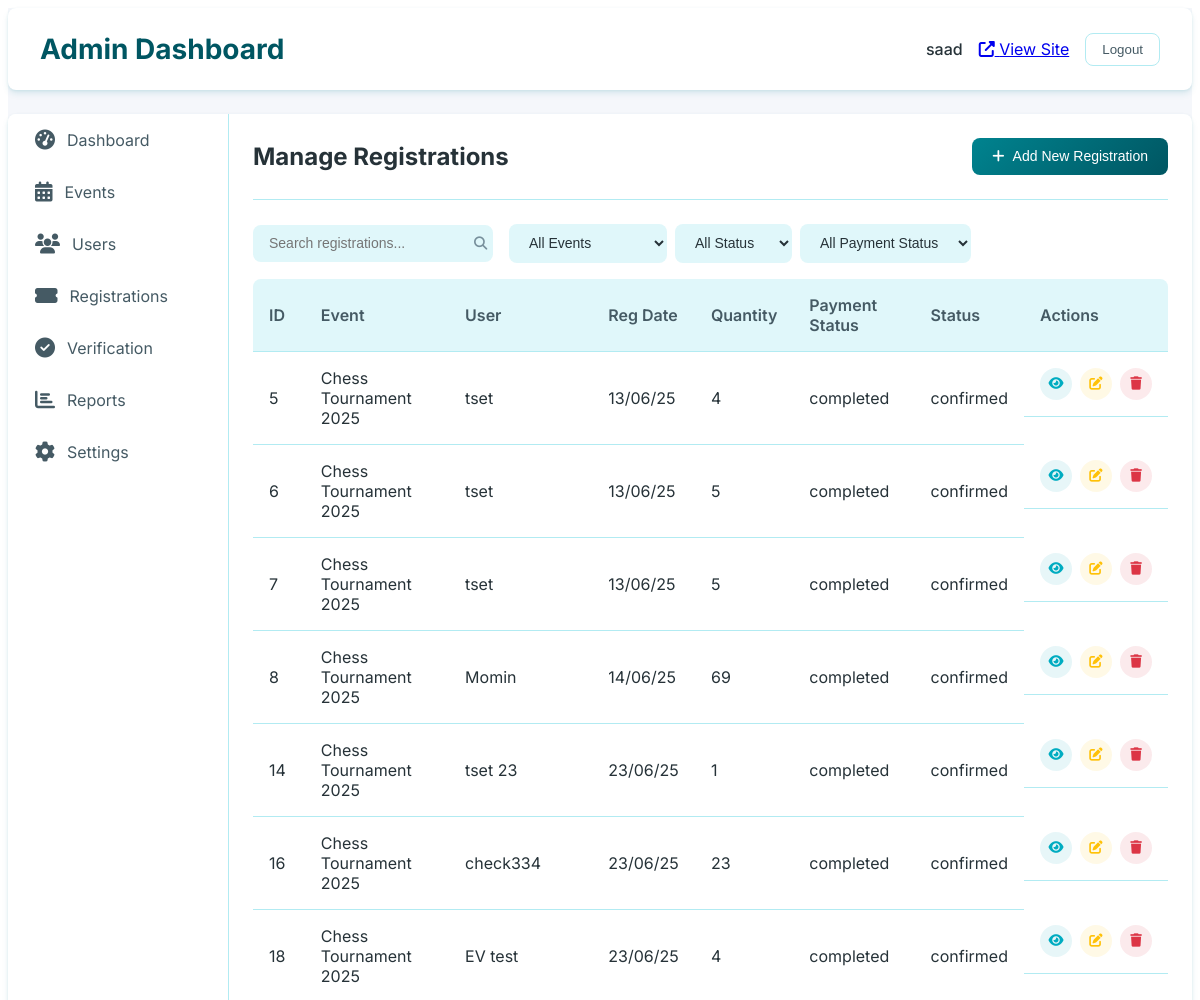
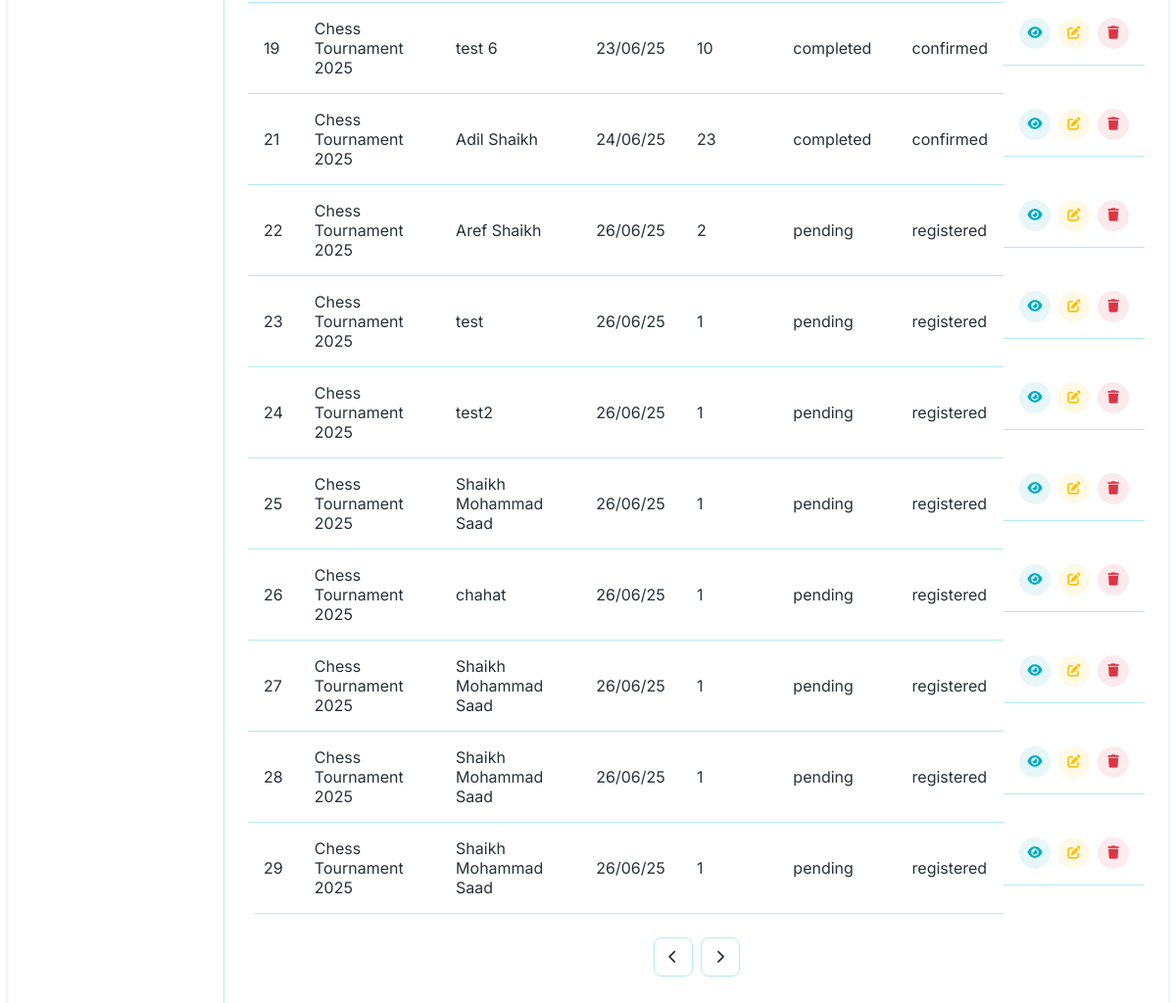
Screenshot of /superadmin/dashboard/registrations/ (signed in) with the database file from the repository (2 pictures, top to bottom).
### app/models.py (models this page shows, shortened)
class Participant(models.Model):
    STATUS_CHOICES = [
        ('registered', 'Registered'),
        ('confirmed', 'Confirmed'),
        ('checked_in', 'Checked In'),
        ('eliminated', 'Eliminated'),
        ('winner', 'Winner'),
        ('disqualified', 'Disqualified'),
        ('rejected', 'Rejected')
    ]
    tournament = models.ForeignKey(Tournament, on_delete=models.CASCADE, related_name='tournament')
    registration_id = models.UUIDField(default=uuid.uuid4, editable=False, unique=True)
    full_name = models.CharField(max_length=200)
    email = models.EmailField(blank=True, null=True, unique=False, help_text="Email address for updates and notifications")
    phone = models.CharField(max_length=20)
    wp = models.CharField(max_length=10, blank=True, help_text="WhatsApp number for updates")
    age = models.IntegerField()
    gender = models.CharField(max_length=10, choices=[('male', 'Male'), ('female', 'Female'), ('other', 'Other')])
    registration_date = models.DateTimeField(auto_now_add=True)
    status = models.CharField(max_length=20, choices=STATUS_CHOICES, default='registered')
    check_in_time = models.DateTimeField(null=True, blank=True)
    special_requirements = models.TextField(blank=True)
    notes = models.TextField(blank=True)
    transaction = models.OneToOneField(Transaction, on_delete=models.CASCADE, related_name='transaction')
    optinWhatsapp = models.BooleanField(default=True)
    class Meta:
        unique_together = ['tournament', 'email']

class Tournament(models.Model):
    STATUS_CHOICES = [
        ('draft', 'Draft'),
        ('published', 'Published'),
        ('ongoing', 'Ongoing'),
        ('completed', 'Completed'),
        ('cancelled', 'Cancelled'),
    ]
    title = models.CharField(max_length=200)
    slug = models.SlugField(unique=True, blank=True)
    description = models.TextField()
    category = models.ForeignKey(Category, on_delete=models.CASCADE, related_name='tournaments')
    organizer = models.ForeignKey(User, on_delete=models.CASCADE, related_name='organized_tournaments', default=None, null=True)
    start_date = models.DateField()
    end_date = models.DateField()
    tournament_time = models.TimeField(default=timezone.datetime.strptime('10:00', '%H:%M').time())
    registration_deadline = models.DateTimeField()
    venue = models.CharField(max_length=200)
    address = models.TextField(blank=True, null=True)
    city = models.CharField(max_length=100)
    state = models.CharField(max_length=100)
    country = models.CharField(max_length=100)
    postal_code = models.CharField(max_length=20, null=True, blank=True)
    max_participants = models.PositiveIntegerField()
    min_participants = models.PositiveIntegerField(default=2)
    entry_fee = models.DecimalField(max_digits=10, decimal_places=2)
    prize_pool = models.DecimalField(max_digits=10, decimal_places=2)
    tournament_format = models.CharField(max_length=100)  # e.g., "Single Elimination", "Double Elimination", "Round Robin"
    rules = models.TextField()
    banner_image = models.ImageField(upload_to='tournament_banners/')
    additional_images = models.ManyToManyField(TournamentImage, blank=True, related_name='additional_tournaments')
    status = models.CharField(max_length=20, choices=STATUS_CHOICES, default='draft')
    is_featured = models.BooleanField(default=False)
    created_at = models.DateTimeField(auto_now_add=True)
    updated_at = models.DateTimeField(auto_now=True)
    contact_email = models.EmailField()
    contact_phone = models.CharField(max_length=20)
    whatsapp_number = models.CharField(max_length=20, blank=True)
    facebook_event = models.URLField(blank=True)
    instagram_post = models.URLField(blank=True)
    upi_id = models.ForeignKey(
        UPIS,
        max_length=100,
        blank=True,
        help_text="UPI ID for payment collection",
        on_delete=models.SET_NULL,
        null=True,
        related_name='tournaments'
    )
    class Meta:
        ordering = ['-start_date']

class Transaction(models.Model):
    PAYMENT_STATUS = [
        ('pending', 'Pending'),
        ('completed', 'Completed'),
        ('failed', 'Failed'),
        ('refunded', 'Refunded'),
    ]
    amount = models.DecimalField(max_digits=10, decimal_places=2)
    payment_status = models.CharField(
        max_length=20,
        choices=PAYMENT_STATUS,
        default='pending'
    )
    payment_date = models.DateTimeField(null=True, blank=True)
    payment_reference = models.CharField(
        max_length=100,
        blank=True,
        help_text="Transaction ID or UPI reference number"
    )
    payment_screenshot = models.ImageField(
        upload_to='payment_proofs/',
        blank=True,
        help_text="Screenshot of payment confirmation"
    )
    ticket_count = models.PositiveIntegerField(default=1)
    ticket_numbers = models.CharField(
        max_length=200,
        blank=True,
        help_text="Comma-separated ticket numbers"
    )
    created_at = models.DateTimeField(auto_now_add=True)
    updated_at = models.DateTimeField(auto_now=True)
    notes = models.TextField(blank=True)
    class Meta:
        ordering = ['-created_at']
        indexes = [
            models.Index(fields=['payment_status']),
        ]

### app/View/admin/admin_registration.py (the view)
# urls.py: path('superadmin/dashboard/registrations/', admin_registration, name='admin_registrations'),
@login_required
def admin_registration(request):
    events = Tournament.objects.all()
    context = {
        'active_tab': 'registration',
        'events': events,
        'registrations': Participant.objects.all().select_related('tournament'),
    }
    return render(request, 'admin/registrations.html', context)

### templates/admin/registrations.html (shortened to what this page needs)
{% extends 'admin/base_admin.html' %}
{% load static %}
{% block content %}
<div class="admin-tab active">
    <div class="tab-header">
        <h2>Manage Registrations</h2>
        <button class="primary-btn" data-modal-target="add-registration-modal">
            <i class="fas fa-plus"></i> Add New Registration
        </button>
    </div>
    <div class="dashboard-actions">
        <div class="search-box">
            <input type="text" placeholder="Search registrations...">
            <button type="button"><i class="fas fa-search"></i></button>
        </div>
        <div class="filter-options">
            <select data-filter-type="event">
                <option value="">All Events</option>
            </select>
            <select data-filter-type="status">
                <option value="">All Status</option>
            </select>
            <select data-filter-type="payment">
                <option value="">All Payment Status</option>
            </select>
        </div>
    </div>
    <div class="data-table-container">
        <table class="admin-table">
            <thead>
                <tr>
                    <th>ID</th>
                    <th>Event</th>
                    <th>User</th>
                    <th>Reg Date</th>
                    <th>Quantity</th>
                    <th>Payment Status</th>
                    <th>Status</th>
                    <th>Actions</th>
                </tr>
            </thead>
            <tbody>
                {% for registration in registrations %}
                <tr class="registration-row"
                    data-id="{{ registration.id }}"
                    data-event="{{ registration.tournament.title }}"
                    data-full_name="{{ registration.full_name }}"
                    data-email="{{ registration.email }}"
                    data-phone="{{ registration.phone }}"
                    data-wp="{{ registration.wp }}"
                    data-age="{{ registration.age }}"
                    data-gender="{{ registration.gender }}"
                    data-date="{{ registration.registration_date|date:'Y-m-d' }}"
                    data-status="{{ registration.status }}"
                    data-ticket_count="{{ registration.transaction.ticket_count }}"
                    data-payment_status="{{ registration.transaction.payment_status }}"
                    data-payment_reference="{{ registration.transaction.payment_reference }}"
                    data-notes="{{ registration.notes|default:'' }}"
                    data-special_requirements="{{ registration.special_requirements|default:'' }}"
                    {% if registration.transaction.payment_screenshot %}
                        data-payment_screenshot="{{ registration.transaction.payment_screenshot.url }}"
                    {% else %}
                        data-payment_screenshot=""
                    {% endif %}
                >
                    <td>{{ registration.id }}</td>
                    <td>{{ registration.tournament.title }}</td>
                    <td>{{ registration.full_name }}</td>
                    <td>{{ registration.registration_date|date:'d/m/y' }}</td>
                    <td>{{registration.transaction.ticket_count}}</td>
                    <td>{{ registration.transaction.payment_status }}</td>
                    <td>{{ registration.status }}</td>
                    <td class="action-buttons">
                        <button class="view-btn" title="View" data-id="{{ registration.id }}" data-modal-target="view-registration-modal"><i class="fas fa-eye"></i></button>
                        <button class="edit-btn" title="Edit" data-id="{{ registration.id }}" data-modal-target="edit-registration-modal"><i class="fas fa-edit"></i></button>
                        <button class="delete-btn" title="Delete" data-id="{{ registration.id }}" data-type="registration"><i class="fas fa-trash"></i></button>
                    </td>
                </tr>
                {% empty %}
                <tr>
                    <td colspan="9" class="text-center">No registrations found</td>
                </tr>
                {% endfor %}
            </tbody>
        </table>
    </div>
    <div class="pagination">
        <button class="page-btn" {% if not registrations.has_previous %}disabled{% endif %}><i class="fas fa-chevron-left"></i></button>
        <button class="page-btn" {% if not registrations.has_next %}disabled{% endif %}><i class="fas fa-chevron-right"></i></button>
    </div>
</div>
{% endblock %}

### templates/admin/base_admin.html (shortened to what this page needs)
{% load static %}
<!DOCTYPE html>
<html lang="en">
<head>
    <link rel="stylesheet" href="https://cdnjs.cloudflare.com/ajax/libs/font-awesome/6.4.0/css/all.min.css">
    <link rel="stylesheet" href="{% static 'css/admin.css' %}">
</head>
<body>
    <div class="admin-dashboard">
        <div class="dashboard-header">
            <h1>Admin Dashboard</h1>
            <div class="user-info">
                <span>{{ request.user.username }}</span>
                <a href="{% url 'home' %}" class="view-site-btn"><i class="fas fa-external-link-alt"></i> View Site</a>
                <button class="logout-btn">Logout</button>
            </div>
        </div>
        <div class="dashboard-main">
            <div class="dashboard-nav">
                <ul>
                    <li>
                        <a href="{% url 'admin_dashboard' %}" class="nav-item {% if active_tab == 'dashboard' %}active{% endif %}">
                            <i class="fas fa-tachometer-alt"></i> Dashboard
                        </a>
                    </li>
                    <li>
                        <a href="{% url 'admin_events' %}" class="nav-item {% if active_tab == 'events' %}active{% endif %}">
                            <i class="fas fa-calendar-alt"></i> Events
                        </a>
                    </li>
                    <li>
                        <a href="{% url 'admin_users' %}" class="nav-item {% if active_tab == 'users' %}active{% endif %}">
                            <i class="fas fa-users"></i> Users
                        </a>
                    </li>
                    <li>
                        <a href="{% url 'admin_registrations' %}" class="nav-item {% if active_tab == 'registrations' %}active{% endif %}">
                            <i class="fas fa-ticket-alt"></i> Registrations
                        </a>
                    </li>
                    <li>
                        <a href="{% url 'admin_verification' %}" class="nav-item {% if active_tab == 'verification' %}active{% endif %}">
                            <i class="fas fa-check-circle"></i> Verification
                        </a>
                    </li>
                    <li>
                        <a href="{% url 'admin_reports' %}" class="nav-item {% if active_tab == 'reports' %}active{% endif %}">
                            <i class="fas fa-chart-bar"></i> Reports
                        </a>
                    </li>
                    <li>
                        <a href="{% url 'admin_settings' %}" class="nav-item {% if active_tab == 'settings' %}active{% endif %}">
                            <i class="fas fa-cog"></i> Settings
                        </a>
                    </li>
                </ul>
            </div>
            <div class="dashboard-content">
                {% block content %}{% endblock %}
            </div>
        </div>
    </div>
</body>
</html>

### rows the page displays
Participant: id "5", tournament "Chess Tournament 2025", full_name "tset", registration_date "13/06/25", transaction.ticket_count "4", transaction.payment_status "completed", status "confirmed"
Participant: id "6", tournament "Chess Tournament 2025", full_name "tset", registration_date "13/06/25", transaction.ticket_count "5", transaction.payment_status "completed", status "confirmed"
Participant: id "7", tournament "Chess Tournament 2025", full_name "tset", registration_date "13/06/25", transaction.ticket_count "5", transaction.payment_status "completed", status "confirmed"
Participant: id "8", tournament "Chess Tournament 2025", full_name "Momin", registration_date "14/06/25", transaction.ticket_count "69", transaction.payment_status "completed", status "confirmed"
Participant: id "14", tournament "Chess Tournament 2025", full_name "tset 23", registration_date "23/06/25", transaction.ticket_count "1", transaction.payment_status "completed", status "confirmed"
Participant: id "16", tournament "Chess Tournament 2025", full_name "check334", registration_date "23/06/25", transaction.ticket_count "23", transaction.payment_status "completed", status "confirmed"
Participant: id "18", tournament "Chess Tournament 2025", full_name "EV test", registration_date "23/06/25", transaction.ticket_count "4", transaction.payment_status "completed", status "confirmed"
Participant: id "19", tournament "Chess Tournament 2025", full_name "test 6", registration_date "23/06/25", transaction.ticket_count "10", transaction.payment_status "completed", status "confirmed"
Participant: id "21", tournament "Chess Tournament 2025", full_name "Adil Shaikh", registration_date "24/06/25", transaction.ticket_count "23", transaction.payment_status "completed", status "confirmed"
Participant: id "22", tournament "Chess Tournament 2025", full_name "Aref Shaikh", registration_date "26/06/25", transaction.ticket_count "2", transaction.payment_status "pending", status "registered"
Participant: id "23", tournament "Chess Tournament 2025", full_name "test", registration_date "26/06/25", transaction.ticket_count "1", transaction.payment_status "pending", status "registered"
Participant: id "24", tournament "Chess Tournament 2025", full_name "test2", registration_date "26/06/25", transaction.ticket_count "1", transaction.payment_status "pending", status "registered"
Participant: id "25", tournament "Chess Tournament 2025", full_name "Shaikh Mohammad Saad", registration_date "26/06/25", transaction.ticket_count "1", transaction.payment_status "pending", status "registered"
Participant: id "26", tournament "Chess Tournament 2025", full_name "chahat", registration_date "26/06/25", transaction.ticket_count "1", transaction.payment_status "pending", status "registered"
Participant: id "27", tournament "Chess Tournament 2025", full_name "Shaikh Mohammad Saad", registration_date "26/06/25", transaction.ticket_count "1", transaction.payment_status "pending", status "registered"
Participant: id "28", tournament "Chess Tournament 2025", full_name "Shaikh Mohammad Saad", registration_date "26/06/25", transaction.ticket_count "1", transaction.payment_status "pending", status "registered"
Participant: id "29", tournament "Chess Tournament 2025", full_name "Shaikh Mohammad Saad", registration_date "26/06/25", transaction.ticket_count "1", transaction.payment_status "pending", status "registered"

### other values shown
{{ request.user.username }} "saad"
